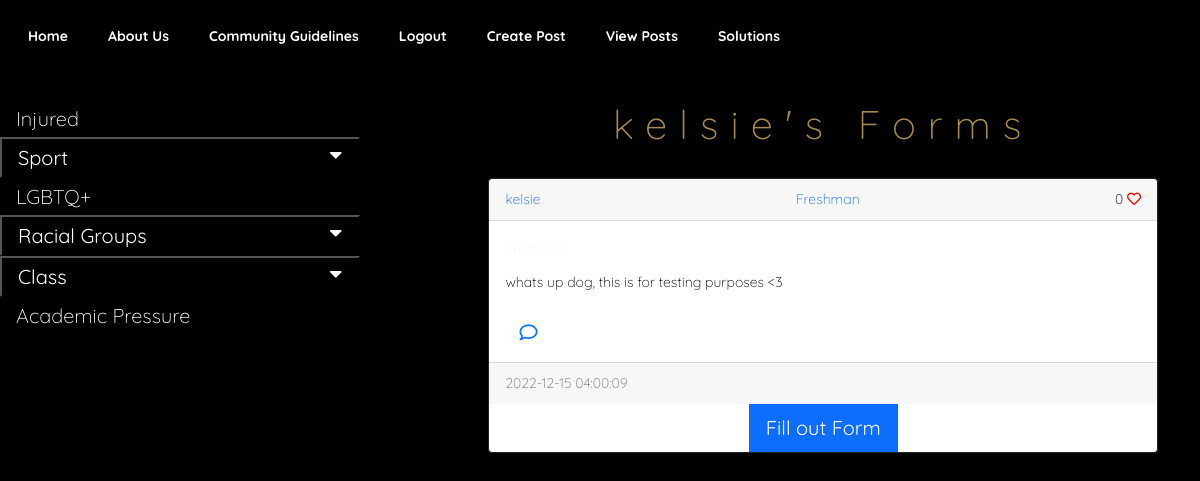
Page /posts/kelsie (signed in) on the committed database.
### website/models.py (models this page shows)
class User(db.Model, UserMixin):
    id = db.Column(db.Integer, primary_key=True)
    email = db.Column(db.String(150), unique=True)
    username = db.Column(db.String(150), unique=True)
    password = db.Column(db.String(150))
    browser = db.Column(db.String(150))
    date_created = db.Column(db.DateTime(timezone=True), default=func.now())
    posts = db.relationship('Post', backref='user', passive_deletes=True)
    comments = db.relationship('Comment', backref='user', passive_deletes=True)
    likes = db.relationship('Like', backref='user', passive_deletes=True)

class Post(db.Model):
    id = db.Column(db.Integer, primary_key=True)
    text = db.Column(db.Text, nullable=False)
    categ = db.Column(db.Text, nullable=True)
    browser = db.Column(db.String(150), unique=True)
    date_created = db.Column(db.DateTime(timezone=True), default=func.now())
    author = db.Column(db.Integer, db.ForeignKey('user.id', ondelete="CASCADE"), nullable=False)
    comments = db.relationship('Comment', backref='post', passive_deletes=True)
    likes = db.relationship('Like', backref='post', passive_deletes=True)

### website/views.py (the view)
@views.route("/posts/<username>")
@login_required
def posts(username):
    user = User.query.filter_by(username=username).first()
    if not user:
        flash('No user with that username exists.', category='error')
        return redirect(url_for('views.view_posts'))
    posts=Post.query.filter_by(author=user.id).all()
    return render_template("posts.html", user=current_user, posts=posts, username=username)

### website/__init__.py (called while the page is built)
def create_app():
    app = Flask(__name__)
    app.config['SECRET_KEY'] = "helloworld"
    app.config['SQLALCHEMY_DATABASE_URI'] = f'sqlite:///{DB_NAME}'
    app.config['RECAPTCHA_PUBLIC_KEY'] = '6Lf2mcMhAAAAAHPekK8_exQ5enP1db6kYKlevRyb'
    app.config['RECAPTCHA_PRIVATE_KEY'] = '6Lf2mcMhAAAAALsvyxebf4_d8gSHDE5ZkYa3hNpo'
    recaptcha = ReCaptcha(app)
    db.init_app(app)
    from .views import views
    from .auth import auth
    app.register_blueprint(views, url_prefix="/")
    app.register_blueprint(auth, url_prefix="/")
    from .models import User, Post, Comment, Like, Browsers
    create_database(app)
    login_manager = LoginManager()
    login_manager.login_view = "auth.login"
    login_manager.init_app(app)
    @login_manager.user_loader
    def load_user(id):
        return User.query.get(int(id))
    return app

### website/templates/posts.html (shortened to what this page needs)
{% extends "posts_div.html" %} {% block title %}{{username}}'s Forms{% endblock %} {% block header
%}{{username}}'s Forms {% endblock %}
{% block footer %}
<div class="post" align="center">
    <a href="/view_posts">
        <button type="button" class="btn btn-primary btn-lg">
        </button></a>
</div>
{%endblock %}

### website/templates/posts_div.html (shortened to what this page needs)
{% extends "base.html" %} {% block title %}Home{% endblock %} {% block content
%}
<head>
    <link rel="stylesheet" href="https://use.fontawesome.com/releases/v5.6.3/css/all.css">
</head>
<body>
<section class="posts-page">
<div class="sidenav">
  <a href="/posts_sorted/injured">Injured</a>
  <button class="dropdown-btn">Sport
    <i class="fa fa-caret-down"></i>
  </button>
  <a href="/posts_sorted/lgbtq">LGBTQ+</a>
  <button class="dropdown-btn">Racial Groups
    <i class="fa fa-caret-down"></i>
  </button>
  <button class="dropdown-btn">Class
    <i class="fa fa-caret-down"></i>
  </button>
  <a href="/posts_sorted/academic">Academic Pressure</a>
</div>
<div id="posts">
    <h1 class="posts-header">{% block header %}Posts{% endblock %}</h1>
    {% for post in posts %}
    <div class="card border-dark">
        <div class="card-header d-flex justify-content-between align-items-center">
            <a href="/posts/{{post.user.username}}">{{post.user.username}}</a>
            <a href="/posts_sorted/{{post.browser}}">{{post.browser}}</a>
            <div>
                                <link rel="stylesheet" href="https://use.fontawesome.com/releases/v5.13.0/css/all.css">
                <span id="likes-count-{{post.id}}">
        {{ post.likes|length }}</span>
                {% if user.id in post.likes|map(attribute="author")|list %}
                <a
                        class="fas fa-heart"
                        id="like-button-{{post.id}}"
                        onclick="like({{post.id}})"
                ></a>
                {% else %}
                <a
                        class="far fa-heart"
                        id="like-button-{{post.id}}"
                        onclick="like({{post.id}})"
                ></a>
                {% endif %}
            </div>
        </div>
        <div class="card-body">
            <div href="/posts/{{post.browser}}" class="card-title">{{post.browser}}</div>
<div class="ex1">{{ post.text }}</div>
            <br/>
            <p class="card-text">
                {% if post.comments|length >= 0 %}
                    <small>{{post.comments|length}}</small>
                <a data-bs-toggle="collapse"
                        class="fa-regular fa-comment"
                        href="#comments-{{post.id}}"
                ></a>
                {% else %}
                <small class="text-muted"> No Comments</small>
                {% endif %}
            </p>
        </div>
        <div class="card-footer text-muted">
            {{post.date_created}}
        </div>
        <div align="center">
        <a href="/create-post">
            <button type="button" class="btn btn-primary btn-lg">
                Fill out Form
            </button>
        </a>
    </div>
    </div>
        {% endfor %}
    {% block footer %}{% endblock %} {% endblock %}

### website/static/styles/style.css (style rules this page uses)
html, body, { position:fixed; top:0; bottom:0; left:0; right:0; }
body { font-size: 14px; font-weight: 300; line-height: 25px; color: #F0F7F4; font-family: "Quicksand", sans-serif; -webkit-font-smoothing: antialiased; background-color: #000; }
div { display: block; }
a, a:active, a:focus, a:active { text-decoration: none; }
h1, h2, h3, h4, h5, h6 { font-weight: 300; margin: 0px; color: #A58C50; }
h1 { letter-spacing: 0.3em; font-size: 40px; }
p { font-size: 18px; line-height: 25px; }
a { transition: all 0.2s ease-in-out 0s; }
span { color: black; }
.sidenav { padding-top: 100px; position: fixed; width: 30%; height: 100%; z-index: 1; top: 0; left: 0; background-color: #000; overflow-x: hidden; }
.sidenav a, .dropdown-btn { padding: 6px 8px 6px 16px; text-decoration: none; font-size: 20px; color: #FFF; display: block; background: none; width: 100%; text-align: left; cursor: pointer; outline: none; }
.fa-caret-down { float: right; padding-right: 8px; }
#posts { padding-top: 100px; width: 100%; float: right !important; }
.border-dark { width: 60%; float: right !important; margin-top: 30px; }
.posts-header { text-align: center; width: 60%; float: right !important; }
.btn { border-radius: 0; }
.card-footer { display: flex; align-items: center!important; justify-content: space-between!important; }
.far, .fas { color: red; }
.ex1 { color: #000; }

### rows in the picture
User: username "kelsie"
Post: user.username "kelsie", browser "Freshman", likes|length "0", text "whats up dog, this is for testing purposes <3", date_created "2022-12-15 04:00:09"
